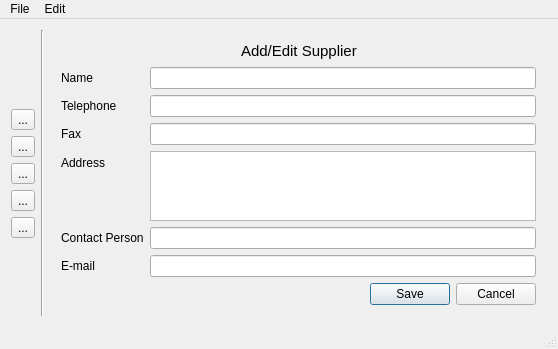
<?xml version="1.0" encoding="UTF-8"?>
<ui version="4.0">
 <class>MainWindow</class>
 <widget class="QMainWindow" name="MainWindow">
  <property name="geometry">
   <rect>
    <x>0</x>
    <y>0</y>
    <width>558</width>
    <height>339</height>
   </rect>
  </property>
  <property name="windowTitle">
   <string>MainWindow</string>
  </property>
  <widget class="QWidget" name="centralWidget">
   <property name="enabled">
    <bool>true</bool>
   </property>
   <layout class="QHBoxLayout" name="horizontalLayout">
    <item>
     <layout class="QVBoxLayout" name="verticalLayout">
      <item>
       <spacer name="verticalSpacer_2">
        <property name="orientation">
         <enum>Qt::Vertical</enum>
        </property>
        <property name="sizeHint" stdset="0">
         <size>
          <width>20</width>
          <height>40</height>
         </size>
        </property>
       </spacer>
      </item>
      <item>
       <widget class="QToolButton" name="toolButComponents">
        <property name="toolTip">
         <string>Components</string>
        </property>
        <property name="text">
         <string>...</string>
        </property>
        <property name="iconSize">
         <size>
          <width>20</width>
          <height>20</height>
         </size>
        </property>
       </widget>
      </item>
      <item>
       <widget class="QToolButton" name="toolButCategories">
        <property name="text">
         <string>...</string>
        </property>
        <property name="iconSize">
         <size>
          <width>20</width>
          <height>20</height>
         </size>
        </property>
       </widget>
      </item>
      <item>
       <widget class="QToolButton" name="toolButKits">
        <property name="text">
         <string>...</string>
        </property>
        <property name="iconSize">
         <size>
          <width>20</width>
          <height>20</height>
         </size>
        </property>
       </widget>
      </item>
      <item>
       <widget class="QToolButton" name="toolButton_4">
        <property name="text">
         <string>...</string>
        </property>
        <property name="iconSize">
         <size>
          <width>20</width>
          <height>20</height>
         </size>
        </property>
       </widget>
      </item>
      <item>
       <widget class="QToolButton" name="toolButSuppliers">
        <property name="toolTip">
         <string>Suppliers</string>
        </property>
        <property name="text">
         <string>...</string>
        </property>
        <property name="icon">
         <iconset resource="qtbomresources.qrc">
          <normaloff>:/images/images/ic_action_group.png</normaloff>:/images/images/ic_action_group.png</iconset>
        </property>
        <property name="iconSize">
         <size>
          <width>40</width>
          <height>40</height>
         </size>
        </property>
       </widget>
      </item>
      <item>
       <spacer name="verticalSpacer">
        <property name="orientation">
         <enum>Qt::Vertical</enum>
        </property>
        <property name="sizeHint" stdset="0">
         <size>
          <width>20</width>
          <height>40</height>
         </size>
        </property>
       </spacer>
      </item>
     </layout>
    </item>
    <item>
     <widget class="Line" name="line">
      <property name="orientation">
       <enum>Qt::Vertical</enum>
      </property>
     </widget>
    </item>
    <item>
     <widget class="QStackedWidget" name="stackedWidget">
      <property name="currentIndex">
       <number>1</number>
      </property>
      <widget class="QWidget" name="page">
       <layout class="QVBoxLayout" name="verticalLayout_2">
        <item>
         <layout class="QHBoxLayout" name="horizontalLayout_3">
          <item>
           <spacer name="horizontalSpacer_3">
            <property name="orientation">
             <enum>Qt::Horizontal</enum>
            </property>
            <property name="sizeHint" stdset="0">
             <size>
              <width>40</width>
              <height>20</height>
             </size>
            </property>
           </spacer>
          </item>
          <item>
           <widget class="QLabel" name="lblMain">
            <property name="font">
             <font>
              <pointsize>12</pointsize>
             </font>
            </property>
            <property name="text">
             <string>Components</string>
            </property>
           </widget>
          </item>
          <item>
           <spacer name="horizontalSpacer_2">
            <property name="orientation">
             <enum>Qt::Horizontal</enum>
            </property>
            <property name="sizeHint" stdset="0">
             <size>
              <width>40</width>
              <height>20</height>
             </size>
            </property>
           </spacer>
          </item>
         </layout>
        </item>
        <item>
         <layout class="QHBoxLayout" name="horizontalLayout_2">
          <item>
           <widget class="QToolButton" name="toolButMain_Add">
            <property name="toolTip">
             <string extracomment="Add New Component">&lt;html&gt;&lt;head/&gt;&lt;body&gt;&lt;p&gt;New&lt;/p&gt;&lt;/body&gt;&lt;/html&gt;</string>
            </property>
            <property name="text">
             <string>...</string>
            </property>
            <property name="icon">
             <iconset resource="qtbomresources.qrc">
              <normaloff>:/images/images/ic_action_new.png</normaloff>:/images/images/ic_action_new.png</iconset>
            </property>
            <property name="iconSize">
             <size>
              <width>20</width>
              <height>20</height>
             </size>
            </property>
           </widget>
          </item>
          <item>
           <widget class="QToolButton" name="toolButMain_Edit">
            <property name="toolTip">
             <string>Edit</string>
            </property>
            <property name="text">
             <string>...</string>
            </property>
            <property name="icon">
             <iconset resource="qtbomresources.qrc">
              <normaloff>:/images/images/ic_action_edit.png</normaloff>:/images/images/ic_action_edit.png</iconset>
            </property>
            <property name="iconSize">
             <size>
              <width>20</width>
              <height>20</height>
             </size>
            </property>
           </widget>
          </item>
          <item>
           <widget class="QToolButton" name="toolButMain_Del">
            <property name="toolTip">
             <string>Delete</string>
            </property>
            <property name="text">
             <string>...</string>
            </property>
            <property name="icon">
             <iconset resource="qtbomresources.qrc">
              <normaloff>:/images/images/ic_action_discard.png</normaloff>:/images/images/ic_action_discard.png</iconset>
            </property>
            <property name="iconSize">
             <size>
              <width>20</width>
              <height>20</height>
             </size>
            </property>
           </widget>
          </item>
          <item>
           <spacer name="horizontalSpacer">
            <property name="orientation">
             <enum>Qt::Horizontal</enum>
            </property>
            <property name="sizeHint" stdset="0">
             <size>
              <width>40</width>
              <height>20</height>
             </size>
            </property>
           </spacer>
          </item>
         </layout>
        </item>
        <item>
         <widget class="QTableView" name="tableViewComponents"/>
        </item>
       </layout>
      </widget>
      <widget class="QWidget" name="pageAddSupplier">
       <layout class="QVBoxLayout" name="verticalLayout_3">
        <item>
         <layout class="QHBoxLayout" name="horizontalLayout_4">
          <item>
           <spacer name="horizontalSpacer_5">
            <property name="orientation">
             <enum>Qt::Horizontal</enum>
            </property>
            <property name="sizeHint" stdset="0">
             <size>
              <width>40</width>
              <height>20</height>
             </size>
            </property>
           </spacer>
          </item>
          <item>
           <widget class="QLabel" name="lblAddEditSupplier">
            <property name="font">
             <font>
              <pointsize>11</pointsize>
             </font>
            </property>
            <property name="text">
             <string>Add/Edit Supplier</string>
            </property>
           </widget>
          </item>
          <item>
           <spacer name="horizontalSpacer_4">
            <property name="orientation">
             <enum>Qt::Horizontal</enum>
            </property>
            <property name="sizeHint" stdset="0">
             <size>
              <width>40</width>
              <height>20</height>
             </size>
            </property>
           </spacer>
          </item>
         </layout>
        </item>
        <item>
         <layout class="QFormLayout" name="formLayout">
          <property name="fieldGrowthPolicy">
           <enum>QFormLayout::AllNonFixedFieldsGrow</enum>
          </property>
          <item row="0" column="0">
           <widget class="QLabel" name="label">
            <property name="text">
             <string>Name</string>
            </property>
            <property name="buddy">
             <cstring>leSupplierName</cstring>
            </property>
           </widget>
          </item>
          <item row="0" column="1">
           <widget class="QLineEdit" name="leSupplierName"/>
          </item>
          <item row="1" column="0">
           <widget class="QLabel" name="label_2">
            <property name="text">
             <string>Telephone</string>
            </property>
            <property name="buddy">
             <cstring>leSupplierTel</cstring>
            </property>
           </widget>
          </item>
          <item row="1" column="1">
           <widget class="QLineEdit" name="leSupplierTel"/>
          </item>
          <item row="2" column="0">
           <widget class="QLabel" name="label_3">
            <property name="text">
             <string>Fax</string>
            </property>
            <property name="buddy">
             <cstring>leSupplierFax</cstring>
            </property>
           </widget>
          </item>
          <item row="2" column="1">
           <widget class="QLineEdit" name="leSupplierFax"/>
          </item>
          <item row="3" column="0">
           <widget class="QLabel" name="label_6">
            <property name="text">
             <string>Address</string>
            </property>
            <property name="buddy">
             <cstring>pteSupplierAddress</cstring>
            </property>
           </widget>
          </item>
          <item row="3" column="1">
           <widget class="QPlainTextEdit" name="pteSupplierAddress"/>
          </item>
          <item row="4" column="0">
           <widget class="QLabel" name="label_4">
            <property name="text">
             <string>Contact Person</string>
            </property>
            <property name="buddy">
             <cstring>leSupplierContact</cstring>
            </property>
           </widget>
          </item>
          <item row="4" column="1">
           <widget class="QLineEdit" name="leSupplierContact"/>
          </item>
          <item row="5" column="0">
           <widget class="QLabel" name="label_5">
            <property name="text">
             <string>E-mail</string>
            </property>
            <property name="buddy">
             <cstring>leSupplierEmail</cstring>
            </property>
           </widget>
          </item>
          <item row="5" column="1">
           <widget class="QLineEdit" name="leSupplierEmail"/>
          </item>
         </layout>
        </item>
        <item>
         <layout class="QHBoxLayout" name="horizontalLayout_5">
          <item>
           <widget class="QDialogButtonBox" name="bbAddEditSupplier">
            <property name="standardButtons">
             <set>QDialogButtonBox::Cancel|QDialogButtonBox::Save</set>
            </property>
            <property name="centerButtons">
             <bool>false</bool>
            </property>
           </widget>
          </item>
         </layout>
        </item>
        <item>
         <spacer name="verticalSpacer_3">
          <property name="orientation">
           <enum>Qt::Vertical</enum>
          </property>
          <property name="sizeHint" stdset="0">
           <size>
            <width>20</width>
            <height>40</height>
           </size>
          </property>
         </spacer>
        </item>
       </layout>
      </widget>
      <widget class="QWidget" name="pageAddCategory">
       <layout class="QVBoxLayout" name="verticalLayout_5">
        <item>
         <layout class="QHBoxLayout" name="horizontalLayout_6">
          <item>
           <spacer name="horizontalSpacer_7">
            <property name="orientation">
             <enum>Qt::Horizontal</enum>
            </property>
            <property name="sizeHint" stdset="0">
             <size>
              <width>40</width>
              <height>20</height>
             </size>
            </property>
           </spacer>
          </item>
          <item>
           <widget class="QLabel" name="lblAddEditCategory">
            <property name="font">
             <font>
              <pointsize>11</pointsize>
             </font>
            </property>
            <property name="text">
             <string>Add/Edit Category</string>
            </property>
           </widget>
          </item>
          <item>
           <spacer name="horizontalSpacer_8">
            <property name="orientation">
             <enum>Qt::Horizontal</enum>
            </property>
            <property name="sizeHint" stdset="0">
             <size>
              <width>40</width>
              <height>20</height>
             </size>
            </property>
           </spacer>
          </item>
         </layout>
        </item>
        <item>
         <layout class="QFormLayout" name="formLayout_2">
          <item row="0" column="0">
           <layout class="QFormLayout" name="formLayout_3"/>
          </item>
          <item row="1" column="0">
           <widget class="QLabel" name="label_7">
            <property name="text">
             <string>Category Name</string>
            </property>
           </widget>
          </item>
          <item row="1" column="1">
           <widget class="QLineEdit" name="leCategoryName"/>
          </item>
         </layout>
        </item>
        <item>
         <layout class="QHBoxLayout" name="horizontalLayout_7">
          <item>
           <widget class="QDialogButtonBox" name="bbAddCategory">
            <property name="standardButtons">
             <set>QDialogButtonBox::Cancel|QDialogButtonBox::Ok</set>
            </property>
           </widget>
          </item>
         </layout>
        </item>
        <item>
         <spacer name="verticalSpacer_4">
          <property name="orientation">
           <enum>Qt::Vertical</enum>
          </property>
          <property name="sizeHint" stdset="0">
           <size>
            <width>20</width>
            <height>40</height>
           </size>
          </property>
         </spacer>
        </item>
       </layout>
      </widget>
      <widget class="QWidget" name="page_4"/>
     </widget>
    </item>
   </layout>
  </widget>
  <widget class="QMenuBar" name="menuBar">
   <property name="geometry">
    <rect>
     <x>0</x>
     <y>0</y>
     <width>558</width>
     <height>21</height>
    </rect>
   </property>
   <widget class="QMenu" name="menuFile">
    <property name="title">
     <string>File</string>
    </property>
   </widget>
   <widget class="QMenu" name="menuEdit">
    <property name="title">
     <string>Edit</string>
    </property>
   </widget>
   <addaction name="menuFile"/>
   <addaction name="menuEdit"/>
  </widget>
  <widget class="QStatusBar" name="statusBar"/>
  <action name="actionQuit">
   <property name="text">
    <string>Quit</string>
   </property>
  </action>
 </widget>
 <layoutdefault spacing="6" margin="11"/>
 <tabstops>
  <tabstop>toolButComponents</tabstop>
  <tabstop>toolButCategories</tabstop>
  <tabstop>toolButKits</tabstop>
  <tabstop>toolButton_4</tabstop>
  <tabstop>toolButSuppliers</tabstop>
  <tabstop>toolButMain_Add</tabstop>
  <tabstop>toolButMain_Edit</tabstop>
  <tabstop>toolButMain_Del</tabstop>
  <tabstop>tableViewComponents</tabstop>
  <tabstop>leSupplierName</tabstop>
  <tabstop>leSupplierTel</tabstop>
  <tabstop>leSupplierFax</tabstop>
  <tabstop>pteSupplierAddress</tabstop>
  <tabstop>leSupplierContact</tabstop>
  <tabstop>leSupplierEmail</tabstop>
 </tabstops>
 <resources>
  <include location="qtbomresources.qrc"/>
 </resources>
 <connections/>
</ui>
